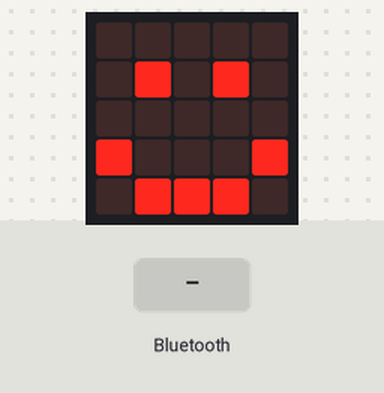
The program below on a simulated BBC micro:bit (MakeCode). On the bench: the board's 5×5 LED display. The test bench sets the inputs (shaded band).

Above: at 1.8 s.
1.9 s: a phone connects over Bluetooth
At 2.8 s:
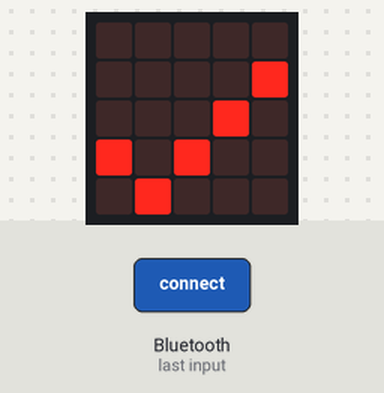
3.4 s: a phone disconnects over Bluetooth
At 3.9 s:
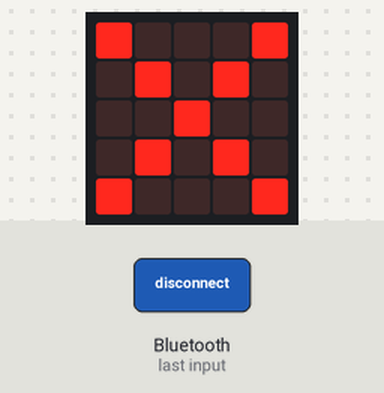
Timing chart, 0 to 6.4 s (numbered marks = the images above; inputs shaded):
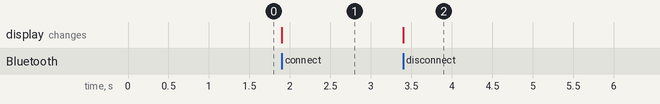

Measured:
- after the input at 1.9 s, the display: changes at once (image 1)
- after the input at 3.4 s, the display: changes at once (image 2)

The program:

main.ts
```typescript
bluetooth.onBluetoothConnected(function () {
    basic.showIcon(IconNames.Yes)
})
bluetooth.onBluetoothDisconnected(function () {
    basic.showIcon(IconNames.No)
})
bluetooth.startAccelerometerService()
basic.showIcon(IconNames.Happy)
basic.forever(function () {

})
```

test.ts
```typescript
// テストはここに来ます。このパッケージが拡張機能として使用されるときにはコンパイルされません。
```
